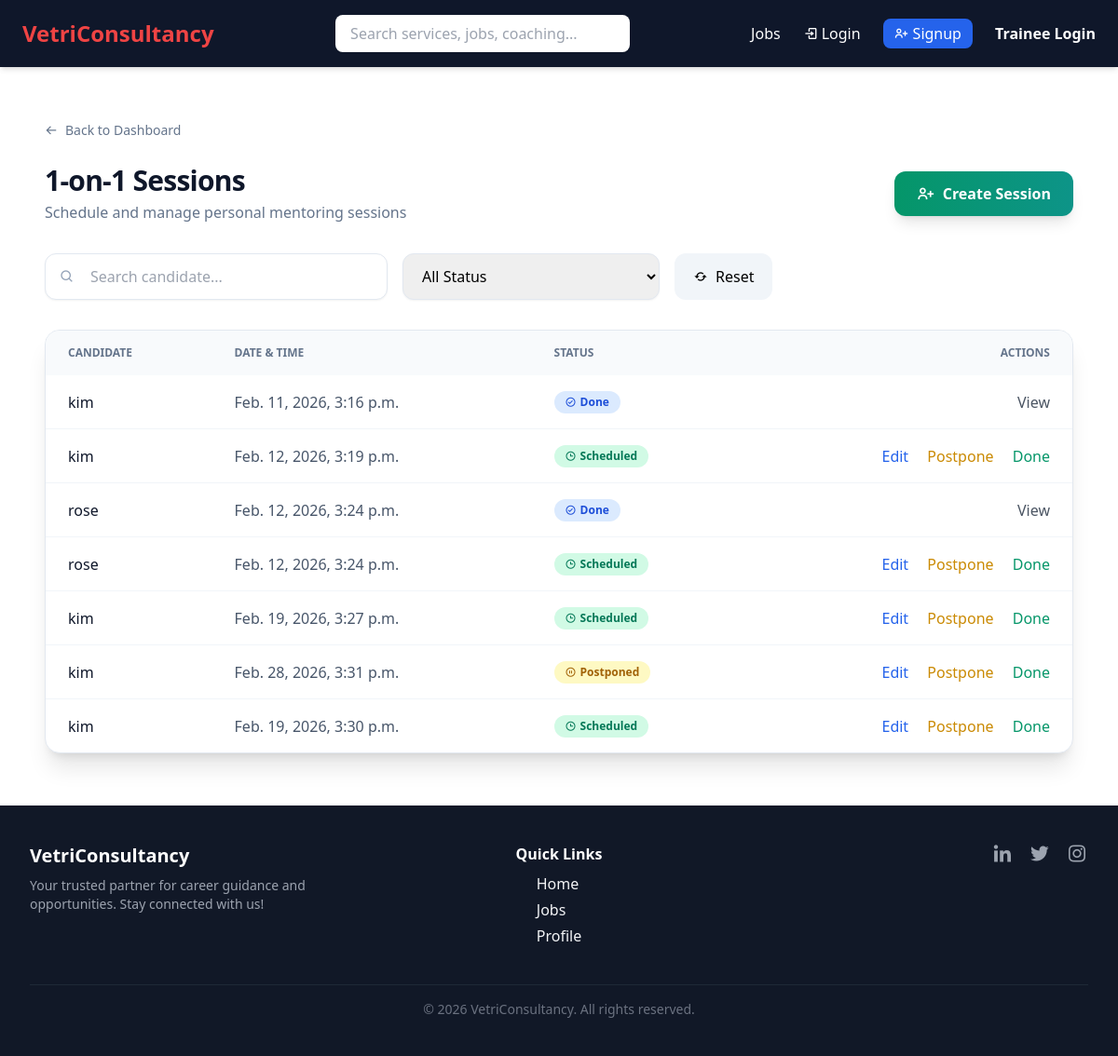
/dashboard/appointments/?type=ONE_ON_ONE, run on the app's committed database.
### VCS/models.py (models this page shows, shortened)
class Appointment(models.Model):
    TYPE_CHOICES = [
        ('INTERVIEW', 'Interview'),
        ('ONE_ON_ONE', '1-1 Session'),
    ]
    STATUS_CHOICES = [
        ('SCHEDULED', 'Scheduled'),
        ('DONE', 'Done'),
        ('POSTPONED', 'Postponed'),
    ]
    application = models.ForeignKey(JobApplication, on_delete=models.CASCADE, null=True, blank=True)
    consultant = models.ForeignKey(
        User,
        on_delete=models.SET_NULL,
        null=True,
        blank=True,
        related_name="consultant_appointments"
    )
    appointment_type = models.CharField(max_length=20,
                                        choices=TYPE_CHOICES,
                                        default='INTERVIEW')
    scheduled_at = models.DateTimeField()
    status = models.CharField(max_length=20, choices=STATUS_CHOICES, default='SCHEDULED')
    notes = models.TextField(blank=True)
    created_at = models.DateTimeField(null=True, blank=True)
    interview_type = models.CharField(
        max_length=20,
        choices=[('BEHAVIORAL', 'Behavioral'), ('TECHNICAL', 'Technical'), ('CASE_STUDY', 'Case Study')],
        blank=True,
        null=True
    )
    target_role = models.CharField(max_length=100, blank=True)
    video_link = models.URLField(blank=True)
    is_mock_interview = models.BooleanField(default=False)
    waitlist = models.BooleanField(default=False)
    sla_due = models.DateTimeField(null=True, blank=True)
    sla_complied = models.BooleanField(default=False)

class JobApplication(models.Model):
    STATUS_CHOICES = [
        ('APPLIED', 'Applied'),
        ('VIEWED', 'Viewed by Recruiter'),
        ('WAITING', 'Waiting for Recruiter Action'),
        ('REJECTED', 'Rejected'),
        ('HIRED', 'Hired'),
    ]
    user = models.ForeignKey(User, on_delete=models.CASCADE)
    job = models.ForeignKey(Job, on_delete=models.CASCADE)
    applied_at = models.DateTimeField(auto_now_add=True)
    status = models.CharField(max_length=20, choices=STATUS_CHOICES, default='APPLIED')
    updated_at = models.DateTimeField(auto_now=True)
    resume = models.FileField(upload_to='resumes/', blank=True, null=True)
    class Meta:
        unique_together = ('user', 'job')

### VCS/views.py (the view)
# urls.py: path('dashboard/appointments/', appointment_list, name='appointment_list'),
def appointment_list(request):
    appt_type = request.GET.get("type")
    search_query = request.GET.get("search", "")
    appointments = Appointment.objects.all()
    if appt_type:
        appointments = appointments.filter(appointment_type=appt_type)
    if search_query:
        appointments = appointments.filter(application__user__username__icontains=search_query)
    template_name = {
        'INTERVIEW': 'admin/interview_list.html',
        'ONE_ON_ONE': 'admin/one_on_one_list.html',
    }.get(appt_type)
    users = User.objects.filter(
        profile__isnull=False,
        is_superuser=False
    ).filter(
        Q(profile__is_pro=True) | Q(profile__is_proplus=True)
    ).select_related('profile')
    todays_slots, created = InterviewSlot.objects.get_or_create(date=date.today())
    context = {
        "appointments": appointments,
        "appt_type": appt_type,
        "search_query": search_query,
        "users": users,
        'todays_slots': todays_slots,
    }
    return render(request, template_name, context)

### VCS/context_processors.py (called while the page is built)
def notification_count(request):
    if request.user.is_authenticated:
        unread_count = Notification.objects.filter(
            user=request.user,
            is_read=False
        ).count()
        latest_notifications = Notification.objects.filter(
            user=request.user
        ).order_by('-created_at')[:5]
    else:
        unread_count = 0
        latest_notifications = []
    return {
        'notification_count': unread_count,
        'latest_notifications': latest_notifications,
    }

### VCS/templates/admin/one_on_one_list.html (shortened to what this page needs)
{% extends 'base.html' %}
{% block content %}
<link href="https://unpkg.com/boxicons@2.1.4/css/boxicons.min.css" rel="stylesheet">
<div class="max-w-7xl mx-auto px-6 py-8">
    <a href="{% url 'admin_dashboard' %}"
       class="inline-flex items-center gap-2 text-sm font-medium text-slate-500 hover:text-slate-900 transition">
        <i class='bx bx-arrow-back'></i>
        Back to Dashboard
    </a>
    <div class="mt-6 flex flex-col sm:flex-row sm:items-center sm:justify-between gap-4">
        <div>
            <h1 class="text-3xl font-bold tracking-tight text-slate-900">
                1-on-1 Sessions
            </h1>
            <p class="mt-1 text-slate-500">
                Schedule and manage personal mentoring sessions
            </p>
        </div>
        <button onclick="openCreateModal()"
                class="inline-flex items-center gap-2
                       bg-gradient-to-r from-emerald-600 to-teal-600
                       text-white px-6 py-3 rounded-xl font-semibold
                       shadow-lg hover:shadow-xl hover:scale-[1.02] transition">
            <i class='bx bx-user-plus text-xl'></i>
            Create Session
        </button>
    </div>
    <div class="mt-8 flex flex-col lg:flex-row gap-4">
        <div class="relative w-full lg:w-1/3">
            <i class='bx bx-search absolute left-4 top-1/2 -translate-y-1/2 text-slate-400'></i>
            <input id="searchInput" type="text"
                   placeholder="Search candidate..."
                   class="w-full pl-12 pr-4 py-3 rounded-xl border border-slate-200
                          focus:ring-2 focus:ring-emerald-500 shadow-sm">
        </div>
        <select id="statusFilter"
                class="w-full lg:w-1/4 px-4 py-3 rounded-xl border border-slate-200
                       focus:ring-2 focus:ring-emerald-500 shadow-sm">
            <option value="">All Status</option>
        </select>
        <button id="clearFilters"
                class="inline-flex items-center gap-2 px-5 py-3 rounded-xl
                       bg-slate-100 hover:bg-slate-200 transition font-medium">
            <i class='bx bx-refresh'></i>
            Reset
        </button>
    </div>
    <div class="mt-8 overflow-hidden rounded-2xl border border-slate-200 bg-white shadow-xl">
        <table class="min-w-full">
            <thead class="bg-slate-50">
                <tr>
                    <th class="px-6 py-4 text-left text-xs font-semibold text-slate-500 uppercase">Candidate</th>
                    <th class="px-6 py-4 text-left text-xs font-semibold text-slate-500 uppercase">Date & Time</th>
                    <th class="px-6 py-4 text-left text-xs font-semibold text-slate-500 uppercase">Status</th>
                    <th class="px-6 py-4 text-right text-xs font-semibold text-slate-500 uppercase">Actions</th>
                </tr>
            </thead>
            <tbody id="appointmentTable" class="divide-y divide-slate-100">
            {% for appt in appointments %}
                <tr class="appointment-row hover:bg-slate-50 transition"
                    data-status="{{ appt.status }}">
                    <td class="px-6 py-4 font-medium text-slate-900">
                        {{ appt.application.user.username }}
                    </td>
                    <td class="px-6 py-4 text-slate-600">
                        {{ appt.scheduled_at }}
                    </td>
                    <td class="px-6 py-4">
                        {% if appt.status == 'SCHEDULED' %}
                        <span class="inline-flex items-center gap-1 px-3 py-1 rounded-full
                                     bg-emerald-100 text-emerald-700 text-xs font-semibold">
                            <i class='bx bx-time'></i> Scheduled
                        </span>
                        {% elif appt.status == 'DONE' %}
                        <span class="inline-flex items-center gap-1 px-3 py-1 rounded-full
                                     bg-blue-100 text-blue-700 text-xs font-semibold">
                            <i class='bx bx-check-circle'></i> Done
                        </span>
                        {% elif appt.status == 'POSTPONED' %}
                        <span class="inline-flex items-center gap-1 px-3 py-1 rounded-full
                                     bg-yellow-100 text-yellow-700 text-xs font-semibold">
                            <i class='bx bx-pause-circle'></i> Postponed
                        </span>
                        {% endif %}
                    </td>
                    <td class="px-6 py-4 text-right space-x-4">
                        {% if appt.status != 'DONE' %}
                        <button onclick="openEditModal({{ appt.id }})"
                                class="text-blue-600 hover:text-blue-800 font-medium">
                            Edit
                        </button>
                        <button onclick="openPostponeModal({{ appt.id }})"
                                class="text-yellow-600 hover:text-yellow-800 font-medium">
                            Postpone
                        </button>
                        <button onclick="markAsDone({{ appt.id }})"
                                class="text-emerald-600 hover:text-emerald-800 font-medium">
                            Done
                        </button>
                        {% endif %}
                        {% if appt.status == 'DONE' %}
                        <button onclick="openViewModal({{ appt.id }})"
                                class="text-gray-600 hover:text-gray-800 font-medium">
                            View
                        </button>
                        {% endif %}
                    </td>
                </tr>
            {% empty %}
                <tr>
                    <td colspan="4" class="px-6 py-10 text-center text-slate-500">
                        No 1-on-1 sessions found
                    </td>
                </tr>
            {% endfor %}
            </tbody>
        </table>
    </div>
</div>
{% endblock %}

### data on the page
Appointment: application.user.username "kim", scheduled_at "Feb. 11, 2026, 3:16 p.m.", status "DONE" (drawn)
Appointment: application.user.username "kim", scheduled_at "Feb. 12, 2026, 3:19 p.m.", status "SCHEDULED" (drawn)
Appointment: application.user.username "rose", scheduled_at "Feb. 12, 2026, 3:24 p.m.", status "DONE" (drawn)
Appointment: application.user.username "rose", scheduled_at "Feb. 12, 2026, 3:24 p.m.", status "SCHEDULED" (drawn)
Appointment: application.user.username "kim", scheduled_at "Feb. 19, 2026, 3:27 p.m.", status "SCHEDULED" (drawn)
Appointment: application.user.username "kim", scheduled_at "Feb. 28, 2026, 3:31 p.m.", status "POSTPONED" (drawn)
Appointment: application.user.username "kim", scheduled_at "Feb. 19, 2026, 3:30 p.m.", status "SCHEDULED" (drawn)
